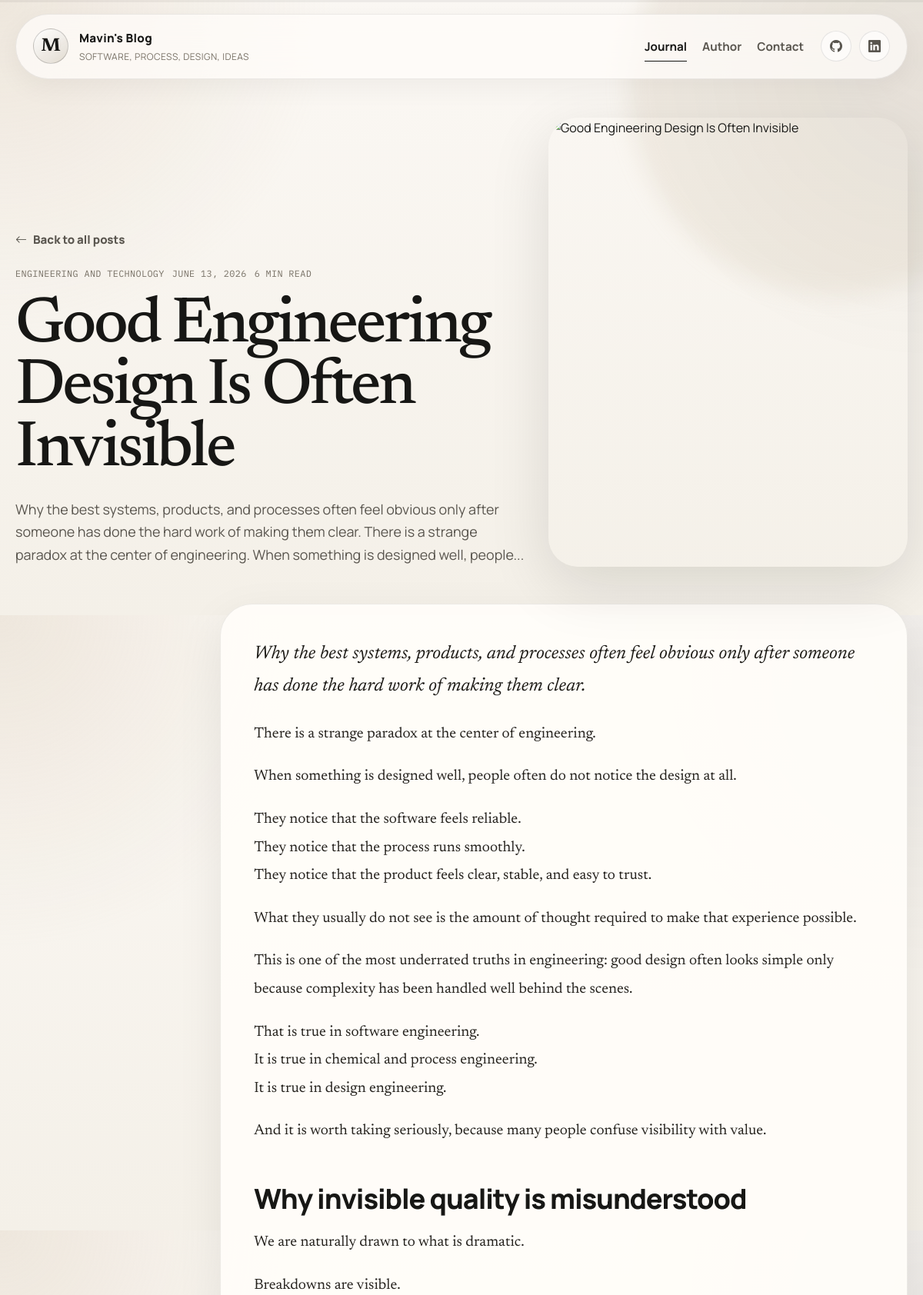
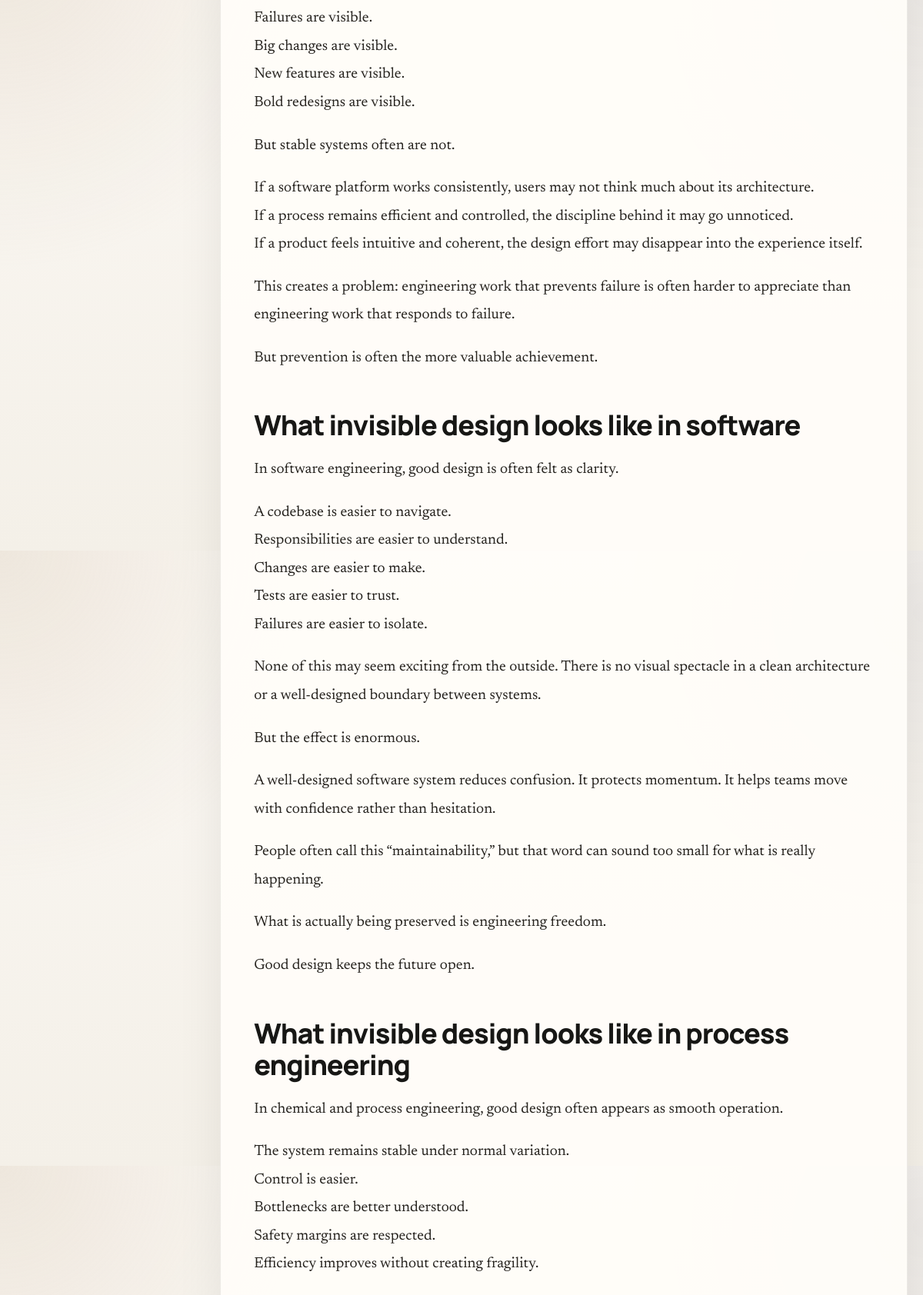
Page /blog-details/3 (upper part) on the committed database (2 pictures, top to bottom).
### posts/models.py (models this page shows)
class Post(models.Model):
    title=models.CharField(max_length=200)
    category=models.CharField(max_length=40)
    content = models.TextField()
    date = models.DateTimeField(default=datetime.now, blank=True)
    image = models.CharField(max_length=50)

### posts/views.py (the view)
# urls.py: path('blog-details/<int:pk>', views.details, name='details'),
def details(request, pk):
    posts = _all_posts()
    current_index = next((index for index, post in enumerate(posts) if str(post.id) == str(pk)), None)
    if current_index is None:
        raise Http404("Post not found")
    post = posts[current_index]
    post.content_html = _render_markdown(post.content)
    same_category_posts = [item for item in posts if item.id != post.id and item.category == post.category]
    fallback_posts = [item for item in posts if item.id != post.id and item.category != post.category]
    related_posts = (same_category_posts + fallback_posts)[:3]
    context = {
        "active_page": "home",
        "post": post,
        "newer_post": posts[current_index - 1] if current_index > 0 else None,
        "older_post": posts[current_index + 1] if current_index + 1 < len(posts) else None,
        "related_posts": related_posts,
        "page_title": f"{post.title} | Mavin's Blog",
        "page_description": post.subtitle,
    }
    return render(request, "blog-details.html", context)

### posts/views.py (called while the page is built)
def _render_markdown(content):
    return mark_safe(markdown.markdown(content, extensions=MARKDOWN_EXTENSIONS))

def _plain_text(content):
    html = markdown.markdown(content, extensions=MARKDOWN_EXTENSIONS)
    without_tags = re.sub(r"<[^>]+>", " ", html)
    return re.sub(r"\s+", " ", without_tags).strip()

def _excerpt(content, words=30):
    text = _plain_text(content).split()
    snippet = " ".join(text[:words])
    if len(text) > words:
        return f"{snippet}..."
    return snippet

def _reading_time(content):
    word_count = len(_plain_text(content).split())
    return max(1, math.ceil(word_count / WORDS_PER_MINUTE))

def _decorate_post(post):
    post.formatted_date = post.date.strftime("%b %d, %Y")
    post.long_date = post.date.strftime("%B %d, %Y")
    post.reading_time = _reading_time(post.content)
    post.excerpt = _excerpt(post.content, words=28)
    post.subtitle = _excerpt(post.content, words=38)
    post.category_slug = slugify(post.category) or "journal"
    post.image_url = f"assets/img/blog/blogitem{post.image}.jpg"
    return post

def _all_posts():
    return [_decorate_post(post) for post in Post.objects.order_by("-date", "-id")]

### templates/blog-details.html (shortened to what this page needs)
{% extends "base.html" %}
{% load static %}
{% block content %}
<section class="article-hero section-space">
  <div class="shell-container article-hero__wrap">
    <div class="article-hero__header reveal">
      <a href="{% url 'index' %}" class="back-link">
        <i class="bi bi-arrow-left"></i>
        Back to all posts
      </a>
      <div class="article-meta">
        <span>{{ post.category }}</span>
        <span>{{ post.long_date }}</span>
        <span>{{ post.reading_time }} min read</span>
      </div>
      <h1>{{ post.title }}</h1>
      <p class="article-subtitle">{{ post.subtitle }}</p>
    </div>
    <div class="article-hero__visual reveal">
      <img src="{% static post.image_url %}" alt="{{ post.title }}">
    </div>
  </div>
</section>
<section class="article-shell">
  <div class="shell-container article-shell__grid">
    <article class="article-body" data-article-body>
      {% if post.content_html %}
      {{ post.content_html|safe }}
      {% else %}
      {{ post.content|linebreaks }}
      {% endif %}
    </article>
  </div>
</section>
{% endblock %}

### templates/base.html (shortened to what this page needs)
{% load static %}
<!DOCTYPE html>
<html lang="en">
<head>
  <link href="{% static 'assets/vendor/bootstrap-icons/bootstrap-icons.css' %}" rel="stylesheet">
  <link href="{% static 'assets/css/main.css' %}" rel="stylesheet">
</head>
<body class="{{ body_class|default:'' }}">
  <div class="site-shell">
    <header class="site-header" id="site-header">
      <div class="shell-container site-header__inner">
        <a href="{% url 'index' %}" class="brand-mark" aria-label="Mavin's Blog home">
          <span class="brand-mark__seal">M</span>
          <span class="brand-mark__text">
            <strong>Mavin's Blog</strong>
            <small>Software, process, design, ideas</small>
          </span>
        </a>
        <div class="site-header__nav" data-nav-panel>
          <nav class="site-nav" aria-label="Primary">
            <a href="{% url 'index' %}" class="{% if active_page == 'home' %}is-active{% endif %}">Journal</a>
            <a href="{% url 'author' %}" class="{% if active_page == 'author' %}is-active{% endif %}">Author</a>
            <a href="{% url 'contacts' %}" class="{% if active_page == 'contact' %}is-active{% endif %}">Contact</a>
          </nav>
          <div class="site-social">
            <a href="https://github.com/mavin321" target="_blank" rel="noreferrer" aria-label="GitHub">
              <i class="bi bi-github"></i>
            </a>
            <a href="https://www.linkedin.com/in/mavin-peter-65422725b/" target="_blank" rel="noreferrer" aria-label="LinkedIn">
              <i class="bi bi-linkedin"></i>
            </a>
          </div>
        </div>
      </div>
    </header>
    <main class="site-main">
      {% block content %}{% endblock %}
    </main>
  </div>
</body>
</html>

### rows in the picture
Post: category "ENGINEERING AND TECHNOLOGY", long_date "JUNE 13, 2026", reading_time "6", title "Good Engineering Design Is Often Invisible", subtitle "Why the best systems, products, and processes often feel obvious only after someone has done the hard work of making them clear. There is a strange paradox at the center of engineering. When something is designed well, people...", content_html "Why the best systems, products, and processes often feel obvious only after someone has done the hard work of making them clear. There is a strange paradox at the center of engineering. When something is designed well, people often do not notice the design at all. They notice that the software feels reliable. They notice that the process runs smoothly. They notice that the product feels clear, stable, and easy to trust. What they usually do not see is the amount of thought required to make that experience possible. This is one of the most underrated truths in engineering: good design often looks simple only because complexity has been handled well behind the scenes. That is true in software…"
